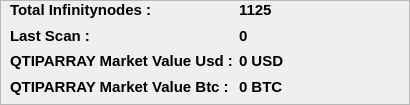
        <widget class="QFrame" name="statisticFrame2">
         <property name="minimumSize">
          <size>
           <width>100</width>
           <height>100</height>
          </size>
         </property>
         <property name="frameShape">
          <enum>QFrame::StyledPanel</enum>
         </property>
         <property name="frameShadow">
          <enum>QFrame::Raised</enum>
         </property>
         <widget class="QWidget" name="layoutWidget">
          <property name="geometry">
           <rect>
            <x>10</x>
            <y>0</y>
            <width>391</width>
            <height>96</height>
           </rect>
          </property>
          <layout class="QGridLayout" name="statisticGridLayout">
           <item row="2" column="1">
            <widget class="QLabel" name="labelStatisticLastScan">
             <property name="font">
              <font>
               <pointsize>11</pointsize>
               <weight>75</weight>
               <bold>true</bold>
              </font>
             </property>
             <property name="text">
              <string>0</string>
             </property>
            </widget>
           </item>
           <item row="3" column="0">
            <widget class="QLabel" name="labelCurrentPriceText">
             <property name="sizePolicy">
              <sizepolicy hsizetype="Preferred" vsizetype="Preferred">
               <horstretch>0</horstretch>
               <verstretch>0</verstretch>
              </sizepolicy>
             </property>
             <property name="font">
              <font>
               <pointsize>11</pointsize>
               <weight>75</weight>
               <bold>true</bold>
              </font>
             </property>
             <property name="styleSheet">
              <string notr="true"/>
             </property>
             <property name="text">
              <string>QTIPARRAY Market Value Usd :</string>
             </property>
             <property name="alignment">
              <set>Qt::AlignLeading|Qt::AlignLeft|Qt::AlignVCenter</set>
             </property>
            </widget>
           </item>
           <item row="2" column="0">
            <widget class="QLabel" name="labelStatisticLastScanText">
             <property name="font">
              <font>
               <pointsize>11</pointsize>
               <weight>75</weight>
               <bold>true</bold>
              </font>
             </property>
             <property name="styleSheet">
              <string notr="true"/>
             </property>
             <property name="text">
              <string>Last Scan :</string>
             </property>
            </widget>
           </item>
           <item row="1" column="0">
            <widget class="QLabel" name="labelStatisticTotalNodeText">
             <property name="font">
              <font>
               <pointsize>11</pointsize>
               <weight>75</weight>
               <bold>true</bold>
              </font>
             </property>
             <property name="styleSheet">
              <string notr="true"/>
             </property>
             <property name="text">
              <string>Total Infinitynodes :</string>
             </property>
            </widget>
           </item>
           <item row="1" column="1">
            <widget class="QLabel" name="labelStatisticTotalNode">
             <property name="font">
              <font>
               <family>MS Shell Dlg 2</family>
               <pointsize>11</pointsize>
               <weight>75</weight>
               <italic>false</italic>
               <bold>true</bold>
              </font>
             </property>
             <property name="styleSheet">
              <string notr="true"/>
             </property>
             <property name="text">
              <string notr="true">1125</string>
             </property>
             <property name="alignment">
              <set>Qt::AlignLeading|Qt::AlignLeft|Qt::AlignVCenter</set>
             </property>
            </widget>
           </item>
           <item row="4" column="0">
            <widget class="QLabel" name="labelCurrentPriceBTCText">
             <property name="font">
              <font>
               <pointsize>11</pointsize>
               <weight>75</weight>
               <bold>true</bold>
              </font>
             </property>
             <property name="text">
              <string>QTIPARRAY Market Value Btc :</string>
             </property>
            </widget>
           </item>
           <item row="4" column="1">
            <widget class="QLabel" name="labelCurrentPriceBTC">
             <property name="font">
              <font>
               <pointsize>11</pointsize>
               <weight>75</weight>
               <bold>true</bold>
              </font>
             </property>
             <property name="text">
              <string>0 BTC</string>
             </property>
            </widget>
           </item>
           <item row="3" column="1">
            <widget class="QLabel" name="labelCurrentPrice">
             <property name="font">
              <font>
               <pointsize>11</pointsize>
               <weight>75</weight>
               <bold>true</bold>
              </font>
             </property>
             <property name="text">
              <string>0 USD</string>
             </property>
            </widget>
           </item>
          </layout>
         </widget>
        </widget>
